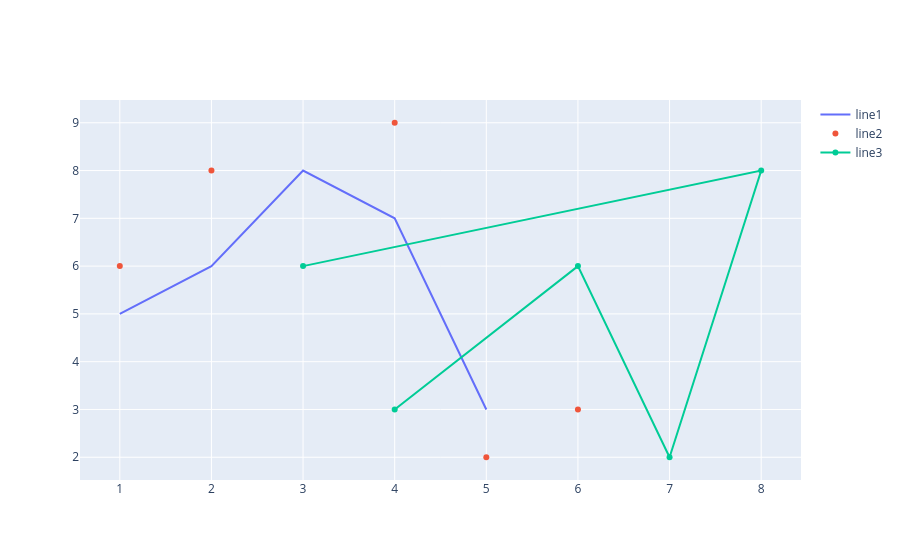

The code cell stored with this chart in its notebook:
### Code cell
fig.add_trace(go.Scatter(x=x1, y=y1, name = "line1", mode = "lines"))
fig.add_trace(go.Scatter(x=x2, y=y2, name = "line2", mode = "markers"))
fig.add_trace(go.Scatter(x=x3, y=y3, name = "line3", mode = "lines+markers"))
fig.show()

### Figure 1 — Plotly figure (JSON) as saved in the notebook; plotly's stock layout.template omitted (floating-point values rounded to 4 significant figures)
{"data": [{"mode": "lines", "name": "line1", "type": "scatter", "x": [1, 2, 3, 4, 5], "y": [5, 6, 8, 7, 3]}, {"mode": "markers", "name": "line2", "type": "scatter", "x": [1, 2, 4, 5, 6], "y": [6, 8, 9, 2, 3]}, {"mode": "lines+markers", "name": "line3", "type": "scatter", "x": [4, 6, 7, 8, 3], "y": [3, 6, 2, 8, 6]}], "layout": {}}
